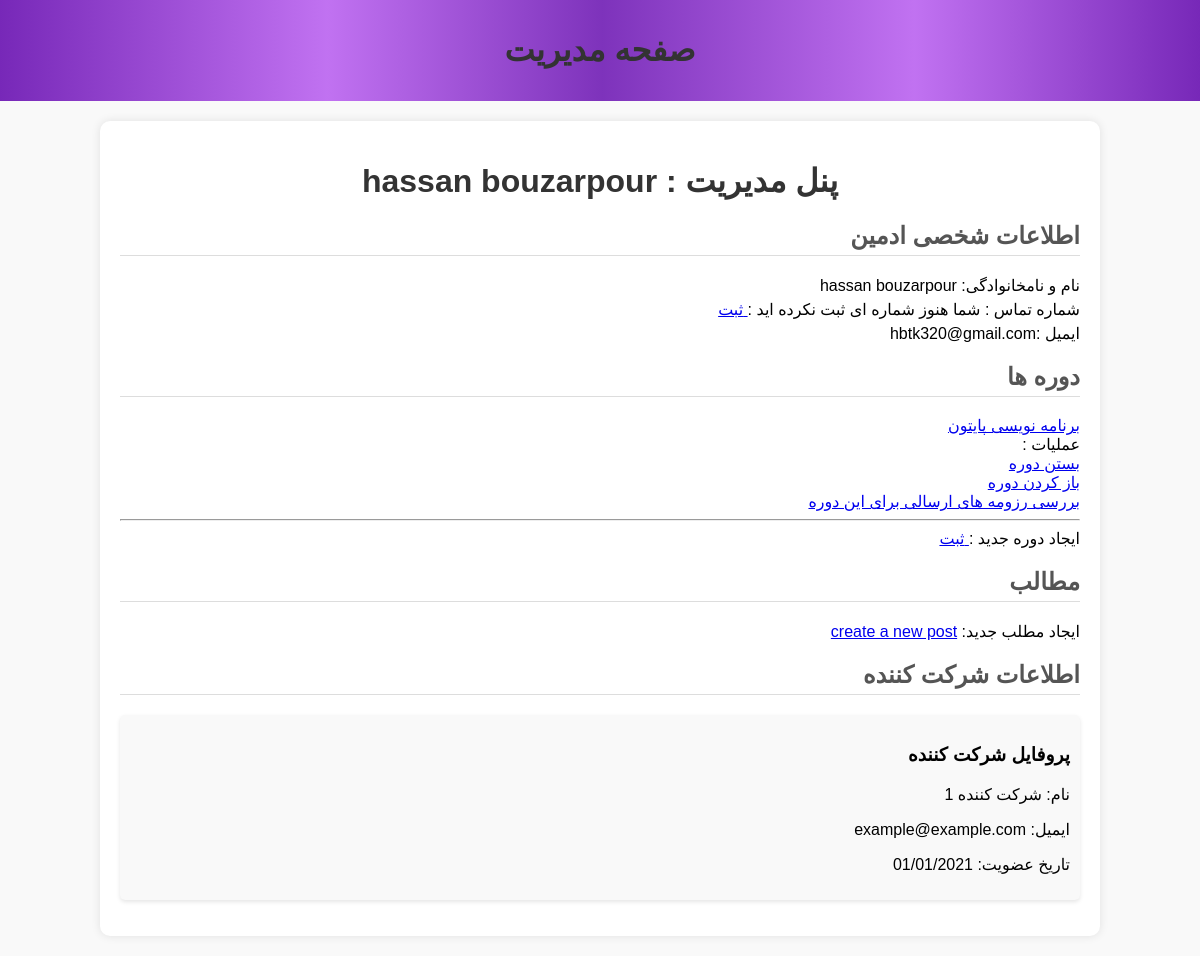
The page /admin-panel (signed in) on the database as committed earlier.
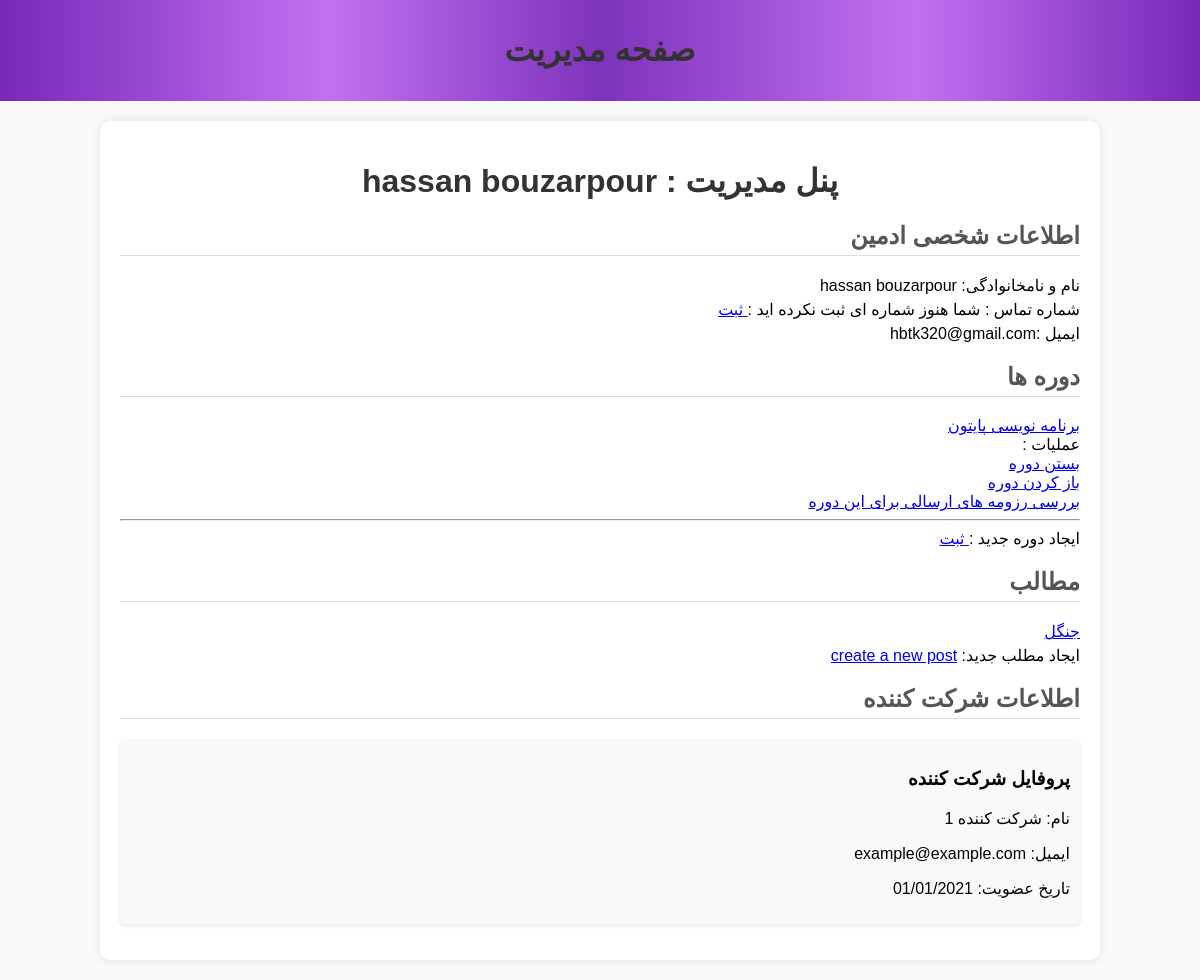
The same page on the database as committed later.
### runnit_project/models.py (models this page shows, shortened)
class User(db.Model):
    user_id = db.Column(db.Integer, primary_key=True)
    firstname = db.Column(db.String(50), nullable=False)
    lastname = db.Column(db.String(50), nullable=False)
    email = db.Column(db.String(100), unique=True, nullable=False)
    phone_number = db.Column(db.String(15), nullable=True)
    profile_pic = db.Column(db.String(200))
    resume = db.Column(db.String(150), nullable=True)  # Stores the resume file path
    resume_approved = db.Column(SQLAEnum(ResumeStatus), nullable=True)
    iqtest_score = db.Column(db.Integer, nullable=True)
    _password = db.Column(db.String(250), nullable=False)
    is_admin = db.Column(db.Boolean, default=False)
    is_superuser = db.Column(db.Boolean, default=False)
    is_authenticated = db.Column(db.Boolean, default=False)
    posts = db.relationship('Post', backref='user', lazy=True)
    comments = db.relationship('Comment', backref='user', lazy=True)
    ratings = db.relationship('Rating', backref='user', lazy=True)
    resume = db.relationship("Resume", back_populates="user", uselist=False)  # uselist=False ensures one-to-one
    course = db.relationship('Course', backref='user', lazy=True)
    iqtest = db.relationship('IQTest', backref='user', lazy=True)
    type = db.Column(db.String(50))
    @property
    def password(self):
        raise AttributeError("password is not a readable attribute")

class Superuser(User):
    def __init__(self, firstname, lastname, email, password, **kwargs):
        super().__init__(firstname=firstname, lastname=lastname, email=email, password=password, **kwargs)
        self.is_superuser = True

class Course(db.Model):
    user_id = db.Column(db.Integer, db.ForeignKey('user.user_id'), nullable=False)
    course_id = db.Column(db.Integer, primary_key=True)
    name = db.Column(db.String(100), nullable=False)
    body = db.Column(db.Text, nullable=False)
    rating = db.Column(db.Integer)
    image = db.Column(db.String(200))
    closed = db.Column(db.Boolean, default=False)

class Post(db.Model):
    post_id = db.Column(db.Integer, primary_key=True)
    title = db.Column(db.String(100), nullable=False)
    body = db.Column(db.Text, nullable=False)
    image = db.Column(db.String(200),nullable = True)
    user_id = db.Column(db.Integer, db.ForeignKey('user.user_id'), nullable=False)

### runnit_project/routes.py (the view)
@app.route("/admin-panel")
@admin_required
@login_required
def admin_panel():
    user_id = session["user_id"]
    user = User.query.filter_by(user_id = user_id).first()
    courses = Course.query.filter_by(user_id = user_id)
    posts = Post.query.filter_by(user_id = user_id)
    return render_template("admin_panel.html",user=user,courses = courses,posts=posts)

### run.py (called while the page is built, shortened)
@app.before_request
def create_initials():
    if not "language" in session:
        session["language"] = 'fa'
    global initialization_done

### runnit_project/templates/admin_panel.html (shortened to what this page needs)
<!DOCTYPE html>
<html lang="fa">
<head>
    <link rel="stylesheet" type="text/css" href="../../static/css/style2.css">
</head>
<body>
    <header>
        <h1>صفحه مدیریت</h1>
    </header>
    <div class="admin-panel">
        <h1>پنل مدیریت : {{user.firstname}} {{user.lastname}} </h1>
        <ul>
        <div class="courses">
            <h2>اطلاعات شخصی ادمین</h2>
            <ul>
                <li>نام و نامخانوادگی: {{user.firstname}} {{user.lastname}}</li>
                <li>شماره تماس :{%if user.phone %}{{user.phone}}{% else %} شما هنوز شماره ای ثبت نکرده اید  :<a href="{{url_for('enter_phone')}}"> ثبت</a>{% endif %}</li>
                <li>ایمیل :{{user.email}} </li>
            </ul>
        </div>
                <div class="members">
                    <h2>دوره ها</h2>
                    <ul>{% if courses %}
                        {% for course in  courses %}
                        <li><a href="{{url_for('course_detail' , course_id = course.course_id)}}"> {{course.name}}</a><div>  عملیات :</div><a href="{{url_for('close_course',course_id = course.course_id)}}"> بستن دوره </a> <br> <a href="{{url_for('open_course',course_id = course.course_id)}}">  باز کردن دوره </a><br> <a href="{{url_for('view_course_resumes',course_id = course.course_id)}}"> بررسی رزومه های ارسالی برای این دوره</a><hr>
                            {% endfor %}
                    </ul>
                    ایجاد دوره جدید :<a href="{{ url_for('create_course') }}"> ثبت</a></li>
                </div>
                {% else %}
                هنوز دوره ای ایجاد نکرده اید :
                 <a href="{{ url_for('create_course') }}"> ایجاد دوره جدید </a></li>
                </div>
                {% endif %}
        <div class="courses">
            <h2>مطالب</h2>
            <ul>{% if posts %}
                {% for post in posts %}
                <li><a href="{{url_for('post_detail',post_id = post.post_id)}}">{{post.title}}</a></li>
                {% endfor %}
            </ul>
           ایجاد مطلب جدید: <a href="{{ url_for('create_post') }}"> create a new post</a></li>
        </div>
        {% else %}
        هنوز مطلبی ایجاد نکرده اید :
        <a href="{{ url_for('create_post') }}"> ایجاد مطلب جدید</a></li>
    </div>
        {% endif %}
        <div class="participant-info">
            <h2>اطلاعات شرکت کننده</h2>
            <div class="profile">
                <h3>پروفایل شرکت کننده</h3>
                <p>نام: شرکت کننده 1</p>
                <p>ایمیل: example@example.com</p>
                <p>تاریخ عضویت: 01/01/2021</p>
            </div>
        </div>
    </div>
</body>
</html>

### runnit_project/templates/css/style2.css (style rules this page uses)
body { font-family: 'Tahoma', sans-serif; direction: rtl; background-color: #f9f9f9; margin: 0; padding: 0; }
.admin-panel { width: 80%; margin: 20px auto; background-color: #fff; padding: 20px; border-radius: 10px; box-shadow: 0 0 10px rgba(0, 0, 0, 0.1); }
h1 { text-align: center; color: #333; }
h2 { color: #555; border-bottom: 1px solid #ddd; padding-bottom: 5px; }
ul { list-style-type: none; padding: 0; }
li { margin: 5px 0; }
.profile { background-color: #f9f9f9; padding: 10px; border-radius: 5px; box-shadow: 0 2px 4px rgba(0, 0, 0, 0.1); }

### runnit_project/templates/admin_panel.html (style rules this page uses)
header { background-image: linear-gradient(270deg, #7728b8, #b95ff0e0 23.78%, #7728b8f2 49.83%, #b95ff0e0 72.74%, #7728b8); color: white; text-align: center; padding: 10px 0; }

Rows that differ between the two databases and show on the page:
added Post: title "جنگل"
